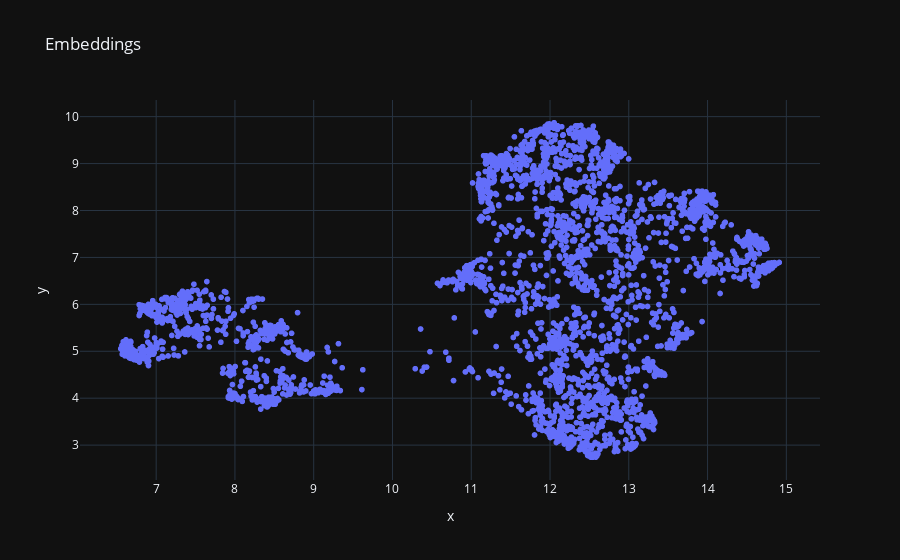

Notebook code for this chart:
### Code cell
# scatter plot
hover_data = {
    "text_short": True,
    "x": False,
    "y": False
}
fig = px.scatter(df, x="x", y="y", template="plotly_dark",
                   title="Embeddings", hover_data=hover_data)
fig.update_layout(showlegend=False)
fig.show()

### Figure 1 — Plotly figure (JSON) as saved in the notebook; plotly's stock layout.template omitted (floating-point values rounded to 4 significant figures; data arrays with more than 128 entries replaced by an {"elided": "..."} marker saying what was removed)
{"data": [{"customdata": {"elided": "3000x1 str values"}, "hovertemplate": "text_short=%{customdata[0]}<extra></extra>", "legendgroup": "", "marker": {"color": "#636efa", "symbol": "circle"}, "mode": "markers", "name": "", "showlegend": false, "type": "scattergl", "x": {"elided": "3000 float values"}, "xaxis": "x", "y": {"elided": "3000 float values"}, "yaxis": "y"}], "layout": {"legend": {"tracegroupgap": 0}, "showlegend": false, "title": {"text": "Embeddings"}, "xaxis": {"anchor": "y", "domain": [0, 1], "title": {"text": "x"}}, "yaxis": {"anchor": "x", "domain": [0, 1], "title": {"text": "y"}}}}
